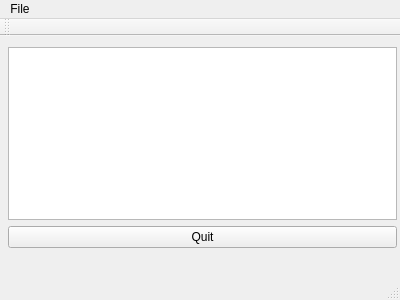
<?xml version="1.0" encoding="UTF-8"?>
<ui version="4.0">
 <class>Notepad</class>
 <widget class="QMainWindow" name="Notepad">
  <property name="geometry">
   <rect>
    <x>0</x>
    <y>0</y>
    <width>400</width>
    <height>300</height>
   </rect>
  </property>
  <property name="windowTitle">
   <string>Notepad</string>
  </property>
  <widget class="QWidget" name="centralWidget">
   <widget class="QWidget" name="">
    <property name="geometry">
     <rect>
      <x>-3</x>
      <y>0</y>
      <width>411</width>
      <height>223</height>
     </rect>
    </property>
    <layout class="QVBoxLayout" name="verticalLayout">
     <item>
      <widget class="QTextEdit" name="textEdit"/>
     </item>
     <item>
      <widget class="QPushButton" name="quitButton">
       <property name="text">
        <string>Quit</string>
       </property>
      </widget>
     </item>
    </layout>
   </widget>
  </widget>
  <widget class="QMenuBar" name="menuBar">
   <property name="geometry">
    <rect>
     <x>0</x>
     <y>0</y>
     <width>400</width>
     <height>21</height>
    </rect>
   </property>
   <widget class="QMenu" name="menuFile">
    <property name="title">
     <string>File</string>
    </property>
    <addaction name="actionOpen"/>
    <addaction name="actionSave"/>
   </widget>
   <addaction name="menuFile"/>
  </widget>
  <widget class="QToolBar" name="mainToolBar">
   <attribute name="toolBarArea">
    <enum>TopToolBarArea</enum>
   </attribute>
   <attribute name="toolBarBreak">
    <bool>false</bool>
   </attribute>
  </widget>
  <widget class="QStatusBar" name="statusBar"/>
  <action name="actionOpen">
   <property name="text">
    <string>Open</string>
   </property>
  </action>
  <action name="actionSave">
   <property name="text">
    <string>Save</string>
   </property>
  </action>
 </widget>
 <layoutdefault spacing="6" margin="11"/>
 <resources/>
 <connections/>
</ui>
